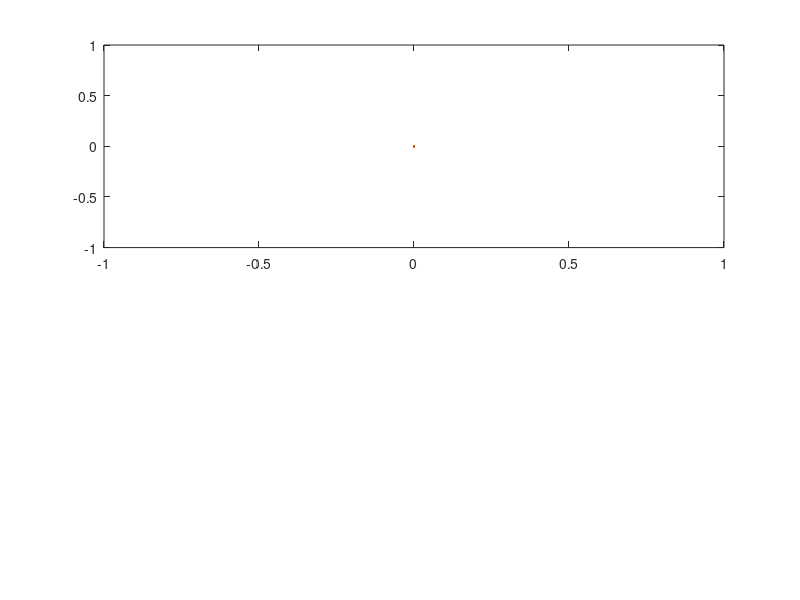

This figure's MATLAB source: (Note: this script raises an error after producing the figure.)
function output_data = RunRobot()
    % RETRIEVING OPTIMAL TRAJECTORIES
    Nz = 18; % time horizon
    % Not sending optimal q1 / dq1
    q_data = load('./data/optimal_angles.mat');
    optimal_q = q_data.optimal_angles(:,1:Nz+1);
    dq_data = load('./data/optimal_angular_velocities.mat');
    optimal_dq = dq_data.optimal_angular_velocities(:,1:Nz+1);
    torque_data = load('./data/optimal_torques.mat');
    optimal_torques = torque_data.optimal_torques(:,1:Nz);

    % INIT PARAMS
    start_period = 2;
    traj_period = 0.5;
    end_period = 2;

    q0 = [0 0 0 pi];

    % test
%     optimal_q = repmat(linspace(0,pi/2,Nz+1),4,1);
%     optimal_dq = [repmat(linspace(0,0.286,Nz+1),3,1); linspace(pi,pi/2,Nz+1)];

    K = [1 1 1];
    D = [0.1 0.1 0.1];
    duty_max = 0.4;


    % INITIALIZING PLOTS
    figure(1);  clf; % Pendulum plots

    a1 = subplot(211)
    h1 = plot(0,0,0,0);
    h1(1).XData = [];
    h1(2).XData = [];
    h1(1).YData = [];
    h1(2).YData = [];
    ylabel('q1 [rad]');
    legend('True $q_1$', 'Desired $q_1$', 'Interpreter', 'latex', 'FontSize', 14);
    title('Pendulum angle');

    a2 = subplot(212)
    h2 = plot(0,0,0,0);
    h2(1).XData = [];
    h2(2).XData = [];
    h2(1).YData = [];
    h2(2).YData = [];
    ylabel('q1_dot [rad/s]');
    legend('True $\omega_1$', 'Desired $\omega_1$', 'Interpreter', 'latex', 'FontSize', 14);
    title('Pendulum ω');

    figure(2); clf; % Angles plots
    a3 = subplot(311)
    h3 = plot(0,0,0,0);
    h3(1).XData = [];
    h3(2).XData = [];
    h3(1).YData = [];
    h3(2).YData = [];
    ylabel('q2 [rad]');
    legend('True $q_2$', 'Desired $q_2$', 'Interpreter', 'latex', 'FontSize', 14);
    title('Hip angle');

    a4 = subplot(312)
    h4 = plot(0,0,0,0);
    h4(1).XData = [];
    h4(2).XData = [];
    h4(1).YData = [];
    h4(2).YData = [];
    ylabel('q3 [rad]');
    legend('True $q_3$', 'Desired $q_3$', 'Interpreter', 'latex', 'FontSize', 14);
    title('Knee angle');

    a5 = subplot(313)
    h5 = plot(0,0,0,0);
    h5(1).XData = [];
    h5(2).XData = [];
    h5(1).YData = [];
    h5(2).YData = [];
    ylabel('q4 [rad]');
    legend('True $q_4$', 'Desired $q_4$', 'Interpreter', 'latex','FontSize', 14);
    title('Shoulder angle');


    figure(3); clf; % Torque plots
    a6 = subplot(311)
    h6 = plot(0,0,0,0);
    h6(1).XData = [];
    h6(2).XData = [];
    h6(1).YData = [];
    h6(2).YData = [];
    ylabel('$\tau_2$ [Nm]', 'Interpreter', 'latex', 'FontSize', 14);
    legend('True $\tau_2$', 'Desired $\tau_2$', 'Interpreter', 'latex', 'FontSize', 14);
    title('Hip torque');

    a7 = subplot(312)
    h7 = plot(0,0,0,0);
    h7(1).XData = [];
    h7(2).XData = [];
    h7(1).YData = [];
    h7(2).YData = [];
    ylabel('$\tau_3$ [Nm]', 'Interpreter', 'latex', 'FontSize', 14);
    legend('True $\tau_3$', 'Desired $\tau_3$', 'Interpreter', 'latex', 'FontSize', 14);
    title('Knee torque');

    a8 = subplot(313)
    h8 = plot(0,0,0,0);
    h8(1).XData = [];
    h8(2).XData = [];
    h8(1).YData = [];
    h8(2).YData = [];
    ylabel('$\tau_4$ [Nm]', 'Interpreter', 'latex', 'FontSize', 14);
    legend('True $\tau_4$', 'Desired $\tau_4$', 'Interpreter', 'latex', 'FontSize', 14);
    title('Shoulder torque');

    figure(4); clf; % Foot position and foot velocity plots
    a9 = subplot(311)
    h9 = plot(0,0,0,0);
    h9(1).XData = [];
    h9(2).XData = [];
    h9(1).YData = [];
    h9(2).YData = [];
    ylabel('z [m]', 'FontSize', 14);
    legend('True z', 'Desired z', 'Interpreter', 'latex', 'FontSize', 14);
    title('Foot vertical position');

    a10 = subplot(312)
    h10 = plot(0,0,0,0);
    h10(1).XData = [];
    h10(2).XData = [];
    h10(1).YData = [];
    h10(2).YData = [];
    ylabel('x [m]', 'FontSize', 14);
    legend('True x', 'Desired x', 'Interpreter', 'latex', 'FontSize', 14);
    title('Foot horizontal position');

    a11 = subplot(313)
    h11 = plot(0,0,0,0);
    h11(1).XData = [];
    h11(2).XData = [];
    h11(1).YData = [];
    h11(2).YData = [];
    ylabel('v [m/s]', 'FontSize', 14);
    legend('True velocity', 'Desired velocity',  'Interpreter', 'latex', 'FontSize', 14);
    title('Foot velocity');



    frdm_ip  = '192.168.1.100';     % Nucleo board ip
    frdm_port= 11223;               % Nucleo board port  
    params.callback = @(new_data)my_callback(new_data, start_period, optimal_q, optimal_dq); % callback function
    params.timeout  = 2;            % end of experiment timeout

    function my_callback(new_data, start_period, optimal_q, optimal_dq)
        % Parse new data
        t = new_data(:,1);          % time

        N = length(t); % N is the length of the block of new data

        h1(1).XData(end+1:end+N) = t;
        h1(2).XData(end+1:end+N) = t;
        h2(1).XData(end+1:end+N) = t;
        h2(2).XData(end+1:end+N) = t;
        h3(1).XData(end+1:end+N) = t;
        h3(2).XData(end+1:end+N) = t;
        h4(1).XData(end+1:end+N) = t;
        h4(2).XData(end+1:end+N) = t;
        h5(1).XData(end+1:end+N) = t;
        h5(2).XData(end+1:end+N) = t;
        h6(1).XData(end+1:end+N) = t;
        h6(2).XData(end+1:end+N) = t;
        h7(1).XData(end+1:end+N) = t;
        h7(2).XData(end+1:end+N) = t;
        h8(1).XData(end+1:end+N) = t;
        h8(2).XData(end+1:end+N) = t;
        h9(1).XData(end+1:end+N) = t;
        h9(2).XData(end+1:end+N) = t;
        h10(1).XData(end+1:end+N) = t;
        h10(2).XData(end+1:end+N) = t;
        h11(1).XData(end+1:end+N) = t;
        h11(2).XData(end+1:end+N) = t;

        t_idx = floor(t/0.01);
        q1 = new_data(:,2);         % q1
        %q1_des = new_data(:,3);     % q1 desired
        q1_des = optimal_q(1,t_idx);
        h1(1).YData(end+1:end+N) = q1;
        h1(2).YData(end+1:end+N) = q1_des;

        dq1 = new_data(:,3);         % omega_1
        %w1_des = new_data(:,4);     % omega_1 desired
        dq1_des = optimal_dq(1,t_idx);

        h2(1).YData(end+1:end+N) = dq1;
        h2(2).YData(end+1:end+N) = dq1_des;

        q2 = new_data(:,4);         % q2
        q2_des = new_data(:,5);     % q2 desired
        h3(1).YData(end+1:end+N) = q2;
        h3(2).YData(end+1:end+N) = q2_des;
        
        dq2 = new_data(:,6);         % omega2
        dq2_des = new_data(:,7);     % omega2 desired
        

        q3 = new_data(:,8);         % q3
        q3_des = new_data(:,9);    % q3 desired
        h4(1).YData(end+1:end+N) = q3;
        h4(2).YData(end+1:end+N) = q3_des;

        dq3 = new_data(:,10);        % omega3
        dq3_des = new_data(:,11);    % omega3 desired
        

        q4 = new_data(:,12);        % q4
        q4_des = new_data(:,13);    % q4 desired
        h5(1).YData(end+1:end+N) = q4;
        h5(2).YData(end+1:end+N) = q4_des;

        dq4 = new_data(:,14);        % omega4
        dq4_des = new_data(:,15);    % omega4 desired

        tau2 = new_data(:,16);      % tau_2
        %tau2_des = new_data(:,20);  % tau_2 desired
        h6(1).YData(end+1:end+N) = tau2;
        %h6(2).YData(end+1:end+N) = tau2_des;

        tau3 = new_data(:,17);      % tau_3
        %tau3_des = new_data(:,21);  % tau_3 desired
        h7(1).YData(end+1:end+N) = tau3;
        %h7(2).YData(end+1:end+N) = tau3_des;

        tau4 = new_data(:,18);      % tau_4
        %tau4_des = new_data(:,22);  % tau_4 desired
        h8(1).YData(end+1:end+N) = tau4;
        %h8(2).YData(end+1:end+N) = tau4_des;

        
        p = parameters();
        z = [q1 q1 q3 q4 dq1 dq2 dq3 dq4]';
        r_foot = position_foot(z,p); % will be a block of size N with three rows (x,y,z) 
        v_foot = velocity_foot(z,p);

        z_des = [q1_des q2_des q3_des q4_des dq1_des dq2_des dq3_des dq4_des]';
        r_foot_des = position_foot(z_des,p);
        v_foot_des = velocity_foot(z_des,p);
        
        % True/desired z position
        h9(1).YData(end+1:end+N) = r_foot(2,:);
        h9(2).YData(end+1:end+N) = r_foot_des(2,:);

        % True/desired x position
        h10(1).YData(end+1:end+N) = r_foot(1,:);
        h10(2).YData(end+1:end+N) = r_foot_des(1,:);
        
        % True / desired z-position of foot
        h11(1).YData(end+1:end+N) = v_foot(2,:);
        h11(2).YData(end+1:end+N) = v_foot_des(2,:);
    end
    

    input = [start_period traj_period end_period q0 K D duty_max];
    input = [input reshape(optimal_q(2:end,:), 1, [])]; %ignoring q1_des
    input = [input reshape(optimal_dq(2:end,:), 1, [])]; %ignoring dq1_des
    %input = [input reshape(optimal_torques, 1, [])];
    output_size = 18; %23;

    output_data = RunExperiment(frdm_ip,frdm_port,input,output_size,params);
    linkaxes([a1 a2],'x')
    linkaxes([a3 a4 a5],'x')
    linkaxes([a6 a7 a8],'x')
    linkaxes([a9 a10 a11],'x')
end